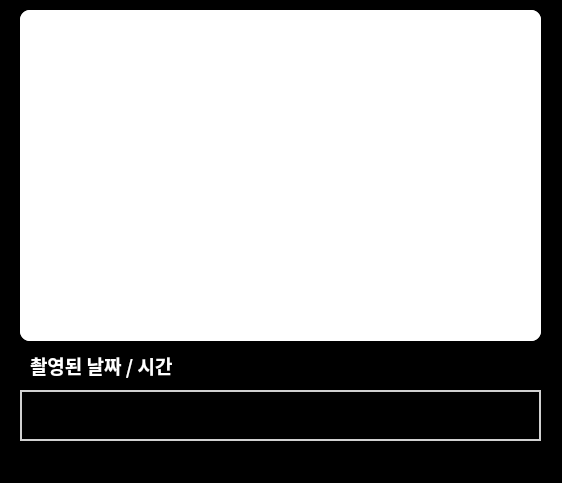
<?xml version="1.0" encoding="UTF-8"?>
<ui version="4.0">
 <class>ImgDataWindow</class>
 <widget class="QMainWindow" name="ImgDataWindow">
  <property name="geometry">
   <rect>
    <x>0</x>
    <y>0</y>
    <width>562</width>
    <height>483</height>
   </rect>
  </property>
  <property name="windowTitle">
   <string>이미지 정보</string>
  </property>
  <property name="styleSheet">
   <string notr="true">background-color: rgb(0, 0, 0);</string>
  </property>
  <widget class="QWidget" name="centralwidget">
   <widget class="QFrame" name="road_image2_frame">
    <property name="geometry">
     <rect>
      <x>20</x>
      <y>10</y>
      <width>521</width>
      <height>331</height>
     </rect>
    </property>
    <property name="styleSheet">
     <string notr="true">background-color:rgb(255, 255, 255); border-radius:10px;</string>
    </property>
    <property name="frameShape">
     <enum>QFrame::StyledPanel</enum>
    </property>
    <property name="frameShadow">
     <enum>QFrame::Raised</enum>
    </property>
    <widget class="QLabel" name="road_image2">
     <property name="geometry">
      <rect>
       <x>0</x>
       <y>0</y>
       <width>521</width>
       <height>331</height>
      </rect>
     </property>
     <property name="frameShape">
      <enum>QFrame::StyledPanel</enum>
     </property>
     <property name="text">
      <string/>
     </property>
    </widget>
   </widget>
   <widget class="QLabel" name="road2_data">
    <property name="geometry">
     <rect>
      <x>20</x>
      <y>390</y>
      <width>521</width>
      <height>51</height>
     </rect>
    </property>
    <property name="styleSheet">
     <string notr="true">border-style: solid;
border-width: 2px;
border-color: rgb(209, 209, 209);
font: 23pt &quot;한컴 고딕&quot;;
color: rgb(255, 255, 255);
</string>
    </property>
    <property name="text">
     <string/>
    </property>
   </widget>
   <widget class="QLabel" name="date_time_label">
    <property name="geometry">
     <rect>
      <x>30</x>
      <y>350</y>
      <width>211</width>
      <height>31</height>
     </rect>
    </property>
    <property name="font">
     <font>
      <family>맑은 고딕</family>
      <pointsize>14</pointsize>
      <weight>75</weight>
      <italic>false</italic>
      <bold>true</bold>
     </font>
    </property>
    <property name="mouseTracking">
     <bool>true</bool>
    </property>
    <property name="styleSheet">
     <string notr="true">color: #ffffff</string>
    </property>
    <property name="text">
     <string>촬영된 날짜 / 시간</string>
    </property>
   </widget>
  </widget>
  <widget class="QMenuBar" name="menubar">
   <property name="geometry">
    <rect>
     <x>0</x>
     <y>0</y>
     <width>562</width>
     <height>21</height>
    </rect>
   </property>
  </widget>
  <widget class="QStatusBar" name="statusbar"/>
 </widget>
 <resources/>
 <connections/>
</ui>
